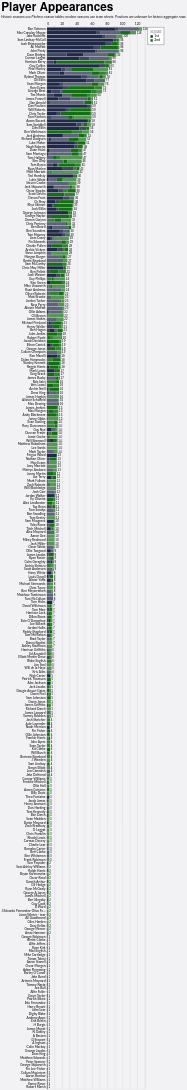

Write the Vega-Lite specification saved for this chart.
### Vega-Lite specification from a JSON file in a GitHub repository (floating-point values rounded to 4 significant figures; data arrays with more than 128 entries replaced by an {"elided": "..."} marker saying what was removed)
{"config": {"axis": {"labelFont": "Lato, sans-serif", "titleFont": "PT Sans Narrow, Helvetica Neue, Helvetica, Arial, sans-serif", "labelFontSize": 13, "titleFontSize": 24, "gridColor": "#202947", "gridOpacity": 0.2}, "header": {"labelFont": "PT Sans Narrow, Helvetica Neue, Helvetica, Arial, sans-serif", "titleFont": "PT Sans Narrow, Helvetica Neue, Helvetica, Arial, sans-serif", "labelFontSize": 24, "titleFontSize": 28, "labelFontWeight": "bold", "orient": "left"}, "legend": {"labelFont": "Lato, sans-serif", "titleFont": "PT Sans Narrow, Helvetica Neue, Helvetica, Arial, sans-serif", "labelFontSize": 14, "titleFontSize": 16, "titlePadding": 5, "fillColor": "white", "strokeColor": "black", "padding": 10, "titleFontWeight": "lighter", "titleFontStyle": "italic", "titleColor": "gray", "offset": 10}, "title": {"font": "PT Sans Narrow, Helvetica Neue, Helvetica, Arial, sans-serif", "fontSize": 48, "fontWeight": "bold", "anchor": "start", "align": "center", "titlePadding": 20, "subtitlePadding": 10, "subtitleFontSize": 13, "subtitleColor": "", "subtitleFontStyle": "italic", "offset": 15, "color": "black"}, "axisX": {"labelAngle": 0}, "facet": {"title": null, "header": null, "align": {"row": "each", "column": "each"}}, "resolve": {"scale": {"y": "independent", "facet": "independent"}}, "background": "#f2f1f4"}, "layer": [{"mark": {"type": "bar"}, "encoding": {"color": {"field": "squad", "legend": {"orient": "right"}, "scale": {"domain": ["1st", "2nd"], "range": ["#202947", "#146f14"]}, "title": "Squad", "type": "nominal"}, "opacity": {"field": "start", "legend": null, "scale": {"domain": ["Start", "Bench", "Unknown"], "range": [1.0, 0.7, 0.4]}, "type": "nominal"}, "order": {"field": "squad", "sort": "ascending", "type": "quantitative"}, "tooltip": [{"field": "player", "title": "Player", "type": "nominal"}, {"field": "squad", "title": "Squad", "type": "nominal"}, {"aggregate": "sum", "field": "games", "title": "Games", "type": "quantitative"}, {"field": "start", "title": "Started?", "type": "nominal"}], "x": {"aggregate": "sum", "axis": {"orient": "top", "title": null}, "field": "games", "type": "quantitative"}, "y": {"field": "player", "sort": "-x", "title": null, "type": "nominal"}}, "title": {"text": "Player Appearances", "subtitle": "Historic seasons use Pitchero season tables; modern seasons use team sheets. Positions are unknown for historic aggregate rows."}}, {"mark": {"type": "text", "align": "left", "baseline": "middle", "dx": 3, "fontSize": 12}, "encoding": {"text": {"aggregate": "sum", "field": "games", "type": "quantitative"}, "x": {"aggregate": "sum", "field": "games", "type": "quantitative"}, "y": {"field": "player", "sort": "-x", "type": "nominal"}}}], "data": {"name": "data-b27249d853307e61ea39ba1f1bce6749"}, "height": {"step": 15}, "width": 400, "$schema": "https://vega.github.io/schema/vega-lite/v5.20.1.json", "datasets": {"data-b27249d853307e61ea39ba1f1bce6749": {"elided": "2096 records"}}}
